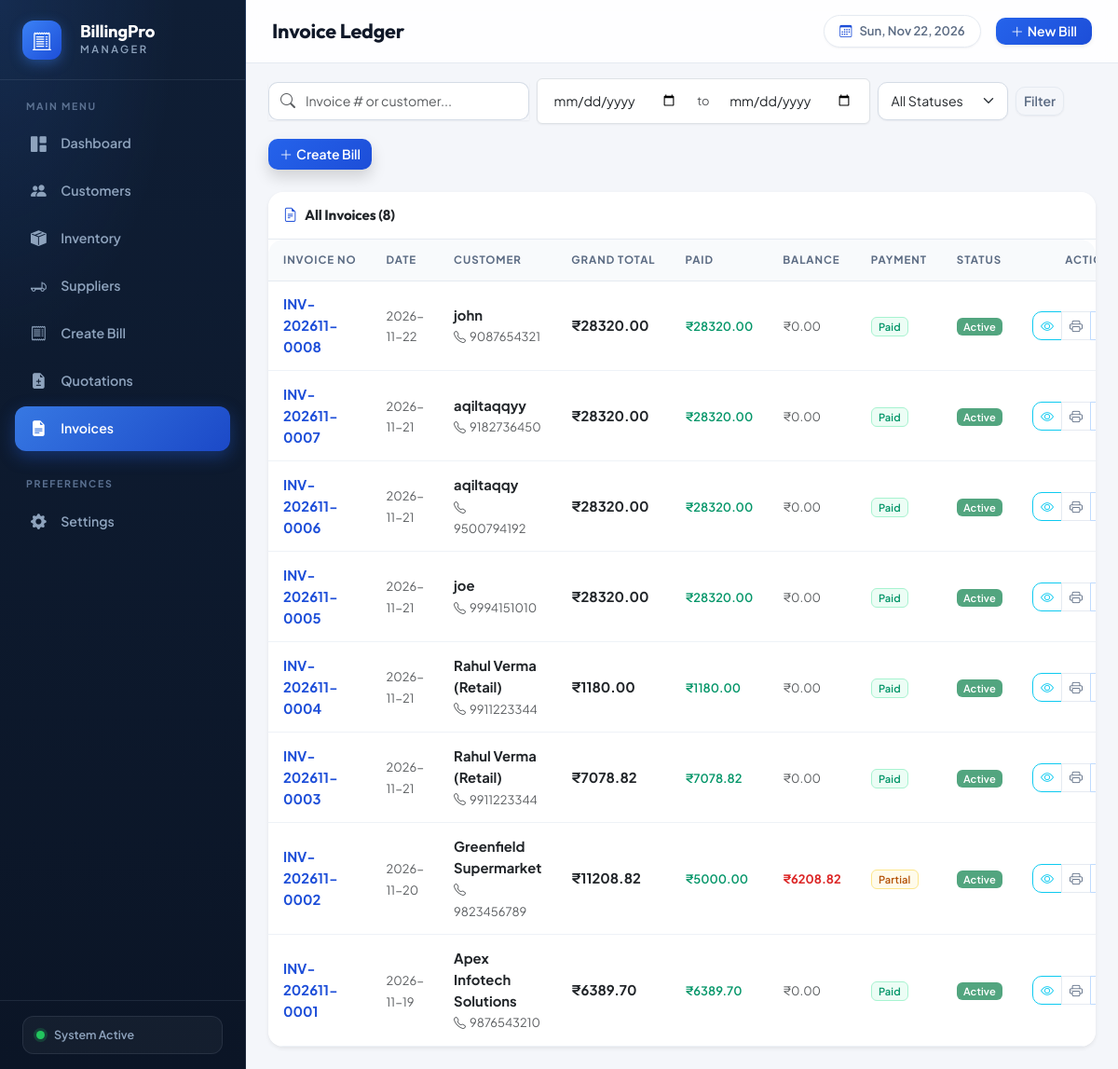
Screenshot of /invoices/ with the database file from the repository.
### tables this page shows
CREATE TABLE invoices (
    id INTEGER PRIMARY KEY AUTOINCREMENT,
    invoice_number TEXT UNIQUE NOT NULL,
    customer_id INTEGER NOT NULL REFERENCES customers(id) ON DELETE RESTRICT,
    invoice_date DATE NOT NULL,
    subtotal REAL NOT NULL DEFAULT 0.0,
    discount_type TEXT DEFAULT 'fixed',
    discount_value REAL NOT NULL DEFAULT 0.0,
    discount_amount REAL NOT NULL DEFAULT 0.0,
    taxable_amount REAL NOT NULL DEFAULT 0.0,
    tax_type TEXT NOT NULL DEFAULT 'intra_state',
    cgst_amount REAL NOT NULL DEFAULT 0.0,
    sgst_amount REAL NOT NULL DEFAULT 0.0,
    igst_amount REAL NOT NULL DEFAULT 0.0,
    total_tax REAL NOT NULL DEFAULT 0.0,
    grand_total REAL NOT NULL DEFAULT 0.0,
    paid_amount REAL NOT NULL DEFAULT 0.0,
    balance_amount REAL NOT NULL DEFAULT 0.0,
    payment_status TEXT NOT NULL DEFAULT 'Unpaid',
    status TEXT NOT NULL DEFAULT 'active',
    notes TEXT,
    created_at TIMESTAMP DEFAULT CURRENT_TIMESTAMP,
    updated_at TIMESTAMP DEFAULT CURRENT_TIMESTAMP
);

CREATE TABLE customers (
    id INTEGER PRIMARY KEY AUTOINCREMENT,
    customer_id TEXT UNIQUE NOT NULL,
    name TEXT NOT NULL,
    phone TEXT NOT NULL,
    email TEXT,
    address TEXT,
    gstin TEXT,
    created_at TIMESTAMP DEFAULT CURRENT_TIMESTAMP,
    updated_at TIMESTAMP DEFAULT CURRENT_TIMESTAMP
);

### routes/invoices.py (the view)
@invoices_bp.route('/', methods=['GET'])
def list_invoices():
    search = request.args.get('search', '').strip()
    start_date = request.args.get('start_date', '').strip()
    end_date = request.args.get('end_date', '').strip()
    status = request.args.get('status', '').strip()
    invoices = InvoiceModel.get_all(
        search_query=search if search else None,
        start_date=start_date if start_date else None,
        end_date=end_date if end_date else None,
        status=status if status else None
    )
    return render_template(
        'invoices.html',
        invoices=invoices,
        search=search,
        start_date=start_date,
        end_date=end_date,
        status=status,
        payment_methods=PaymentModel.PAYMENT_METHODS
    )

### database.py (called while the page is built)
def get_db():
    try:
        if 'db' not in g:
            g.db = sqlite3.connect(Config.DATABASE_PATH)
            g.db.row_factory = sqlite3.Row
            g.db.execute("PRAGMA foreign_keys = ON;")
            g.db.execute("PRAGMA journal_mode = WAL;")
        return g.db
    except RuntimeError:
        return get_standalone_db()

### templates/invoices.html (shortened to what this page needs)
{% extends 'base.html' %}
{% block page_title %}Invoice Ledger{% endblock %}
{% block content %}
<div class="row g-3 mb-4">
    <div class="col-12 d-flex flex-wrap justify-content-between align-items-center gap-3">
        <form method="GET" action="{{ url_for('invoices.list_invoices') }}" class="d-flex flex-wrap align-items-center gap-2 flex-grow-1" style="max-width: 860px;">
            <div class="input-group shadow-xs" style="max-width: 280px;">
                <span class="input-group-text bg-white border-end-0 text-muted"><i class="bi bi-search"></i></span>
                <input type="text" name="search" class="form-control border-start-0 ps-0" placeholder="Invoice # or customer..." value="{{ search }}">
            </div>
            <div class="d-flex align-items-center gap-1 shadow-xs bg-white p-1 rounded-2 border">
                <input type="date" name="start_date" class="form-control form-control-sm border-0" value="{{ start_date }}" title="Start Date">
                <span class="text-muted small px-1">to</span>
                <input type="date" name="end_date" class="form-control form-control-sm border-0" value="{{ end_date }}" title="End Date">
            </div>
            <select name="status" class="form-select form-select-sm shadow-xs" style="max-width: 140px;" onchange="this.form.submit()">
                <option value="">All Statuses</option>
            </select>
            <button type="submit" class="btn btn-sm btn-outline-secondary shadow-xs">Filter</button>
        </form>
        <a href="{{ url_for('billing.create_bill') }}" class="btn btn-primary shadow d-flex align-items-center">
            <i class="bi bi-plus-lg me-1"></i> Create Bill
        </a>
    </div>
</div>
<div class="card border-0 shadow-sm overflow-hidden">
    <div class="card-header bg-white py-3 d-flex justify-content-between align-items-center">
        <h6 class="mb-0 fw-bold text-dark">
            <i class="bi bi-file-earmark-text me-2 text-primary"></i>All Invoices ({{ invoices|length }})
        </h6>
    </div>
    <div class="table-responsive">
        <table class="table table-hover align-middle mb-0">
            <thead>
                <tr>
                    <th>Invoice No</th>
                    <th>Date</th>
                    <th>Customer</th>
                    <th>Grand Total</th>
                    <th>Paid</th>
                    <th>Balance</th>
                    <th>Payment</th>
                    <th>Status</th>
                    <th class="text-end">Actions</th>
                </tr>
            </thead>
            <tbody>
                {% if invoices %}
                    {% for inv in invoices %}
                    <tr class="{% if inv.status == 'cancelled' %}table-light opacity-75{% endif %}">
                        <td>
                            <a href="{{ url_for('invoices.view_invoice', invoice_id=inv.id) }}" class="fw-bold text-primary text-decoration-none">
                                {{ inv.invoice_number }}
                            </a>
                        </td>
                        <td>
                            <span class="small text-muted">{{ inv.invoice_date }}</span>
                        </td>
                        <td>
                            <div class="fw-bold text-dark">{{ inv.customer_name }}</div>
                            <span class="small text-muted"><i class="bi bi-telephone me-1"></i>{{ inv.customer_phone }}</span>
                        </td>
                        <td>
                            <span class="fw-bold text-dark">₹{{ "%.2f"|format(inv.grand_total) }}</span>
                        </td>
                        <td>
                            <span class="text-success small fw-semibold">₹{{ "%.2f"|format(inv.paid_amount) }}</span>
                        </td>
                        <td>
                            {% if inv.balance_amount > 0.01 %}
                                <span class="text-danger fw-bold small">₹{{ "%.2f"|format(inv.balance_amount) }}</span>
                            {% else %}
                                <span class="text-muted small">₹0.00</span>
                            {% endif %}
                        </td>
                        <td>
                            {% if inv.payment_status == 'Paid' %}
                                <span class="badge badge-soft-success">Paid</span>
                            {% elif inv.payment_status == 'Partially Paid' %}
                                <span class="badge badge-soft-warning">Partial</span>
                            {% else %}
                                <span class="badge badge-soft-danger">Unpaid</span>
                            {% endif %}
                        </td>
                        <td>
                            {% if inv.status == 'cancelled' %}
                                <span class="badge bg-danger">Cancelled</span>
                            {% else %}
                                <span class="badge bg-success bg-opacity-75">Active</span>
                            {% endif %}
                        </td>
                        <td class="text-end">
                            <div class="btn-group btn-group-sm">
                                <a href="{{ url_for('invoices.view_invoice', invoice_id=inv.id) }}" class="btn btn-outline-info" title="View Details">
                                    <i class="bi bi-eye"></i>
                                </a>
                                <a href="{{ url_for('invoices.print_pdf', invoice_id=inv.id) }}" target="_blank" class="btn btn-outline-secondary" title="Print Invoice">
                                    <i class="bi bi-printer"></i>
                                </a>
                                <a href="{{ url_for('invoices.download_pdf', invoice_id=inv.id) }}" class="btn btn-outline-primary" title="Download PDF">
                                </a>
                            </div>
                        </td>
                    </tr>
                    {% endfor %}
                {% endif %}
            </tbody>
        </table>
    </div>
</div>
{% endblock %}

### static/css/style.css (style rules this page uses)
:root { --primary: #1d4ed8; --primary-hover: #1e40af; --primary-light: #eff6ff; --primary-border: #bfdbfe; --primary-glow: 0 4px 16px rgba(29, 78, 216, 0.28); --success: #059669; --success-light: #ecfdf5; --success-border: #a7f3d0; --warning: #d97706; --warning-light: #fffbeb; --warning-border: #fde68a; --danger: #dc2626; --danger-light: #fef2f2; --danger-border: #fecaca; --info: #0369a1; --info-light: #f0f9ff; --info-border: #bae6fd; --sidebar-bg: #0b1526; --sidebar-bg-2: #0f1e35; --sidebar-border: rgba(148, 163, 184, 0.14); --sidebar-text: #8ea3bd; --sidebar-text-active: #ffffff; --sidebar-accent: #3b82f6; --body-bg: #f4f6fa; --card-bg: #ffffff; --card-border: #e5eaf1; --text-main: #101828; --text-muted: #5b6b83; --text-subtle: #8aa0b8; --radius-sm: 8px; --radius-md: 12px; --radius-lg: 16px; --radius-xl: 22px; --shadow-xs: 0 1px 2px rgba(16, 24, 40, 0.05); --shadow-sm: 0 1px 3px rgba(16, 24, 40, 0.07), 0 1px 2px rgba(16, 24, 40, 0.05); --shadow-md: 0 4px 14px -2px rgba(16, 24, 40, 0.07), 0 2px 5px -2px rgba(16, 24, 40, 0.05); --shadow-lg: 0 14px 34px -6px rgba(16, 24, 40, 0.12), 0 4px 8px -4px rgba(16, 24, 40, 0.05); --shadow-card-hover: 0 18px 38px -8px rgba(16, 24, 40, 0.14), 0 6px 12px -4px rgba(16, 24, 40, 0.06); --transition: all 0.25s cubic-bezier(0.16, 1, 0.3, 1); }
html { scroll-behavior: smooth; }
body { font-family: 'Plus Jakarta Sans', -apple-system, BlinkMacSystemFont, 'Segoe UI', sans-serif; background: var(--body-bg); color: var(--text-main); font-size: 0.925rem; line-height: 1.55; -webkit-font-smoothing: antialiased; overflow-x: hidden; }
h1, h2, h3, h4, h5, h6, .brand-title, .page-title { font-family: 'Outfit', 'Plus Jakarta Sans', sans-serif; letter-spacing: -0.01em; }
a { color: var(--primary); }
.card { background: var(--card-bg); border: 1px solid var(--card-border); border-radius: var(--radius-lg); }
.card.border-0 { border: 1px solid var(--card-border); }
.card-header { background: transparent; border-bottom: 1px solid var(--card-border); border-radius: var(--radius-lg) var(--radius-lg) 0 0 !important; }
.card-header h6 { font-size: 0.95rem; }
.btn { border-radius: 10px; font-weight: 600; font-size: 0.875rem; transition: var(--transition); }
.btn-primary { background: linear-gradient(135deg, #2563eb 0%, #1d4ed8 100%); border: none; box-shadow: 0 4px 14px rgba(37, 99, 235, 0.3); }
.btn-outline-primary { border-color: var(--primary-border); color: var(--primary); }
.btn-outline-secondary { border-color: var(--card-border); color: var(--text-muted); }
.form-control, .form-select { border-radius: 10px; border: 1px solid #d5dce6; padding: 0.55rem 0.85rem; font-size: 0.885rem; transition: var(--transition); }
.input-group-text { background: var(--body-bg); border-color: #d5dce6; border-radius: 10px 0 0 10px; }
.table { --bs-table-striped-bg: #f8fafc; margin-bottom: 0; }
.table thead th { background: #f8fafc; color: var(--text-muted); font-size: 0.72rem; font-weight: 700; letter-spacing: 0.08em; text-transform: uppercase; padding: 0.8rem 1rem; border-bottom: 1px solid var(--card-border); white-space: nowrap; }
.table tbody td { padding: 0.85rem 1rem; vertical-align: middle; border-color: #eef2f7; color: var(--text-main); }
.table tbody tr { transition: var(--transition); }
.table-responsive { border-radius: inherit; }
.badge { font-weight: 600; letter-spacing: 0.01em; }
.badge-soft-success { background: var(--success-light); color: var(--success); border: 1px solid var(--success-border); }
.badge-soft-warning { background: var(--warning-light); color: #b45309; border: 1px solid var(--warning-border); }
.shadow-xs { box-shadow: var(--shadow-xs) !important; }
.text-primary { color: var(--primary) !important; }
.text-success { color: var(--success) !important; }
.text-danger { color: var(--danger) !important; }
.fw-bold { font-weight: 700 !important; }

### rows the page displays
invoices: invoice_number "INV-202611-0008", invoice_date "2026-11-22", customer_name "john", customer_phone "9087654321", grand_total "28320.00", paid_amount "28320.00", balance_amount "₹0.00", payment_status "Paid", status "Active"
invoices: invoice_number "INV-202611-0007", invoice_date "2026-11-21", customer_name "aqiltaqqyy", customer_phone "9182736450", grand_total "28320.00", paid_amount "28320.00", balance_amount "₹0.00", payment_status "Paid", status "Active"
invoices: invoice_number "INV-202611-0006", invoice_date "2026-11-21", customer_name "aqiltaqqy", customer_phone "9500794192", grand_total "28320.00", paid_amount "28320.00", balance_amount "₹0.00", payment_status "Paid", status "Active"
invoices: invoice_number "INV-202611-0005", invoice_date "2026-11-21", customer_name "joe", customer_phone "9994151010", grand_total "28320.00", paid_amount "28320.00", balance_amount "₹0.00", payment_status "Paid", status "Active"
invoices: invoice_number "INV-202611-0004", invoice_date "2026-11-21", customer_name "Rahul Verma (Retail)", customer_phone "9911223344", grand_total "1180.00", paid_amount "1180.00", balance_amount "₹0.00", payment_status "Paid", status "Active"
invoices: invoice_number "INV-202611-0003", invoice_date "2026-11-21", customer_name "Rahul Verma (Retail)", customer_phone "9911223344", grand_total "7078.82", paid_amount "7078.82", balance_amount "₹0.00", payment_status "Paid", status "Active"
invoices: invoice_number "INV-202611-0002", invoice_date "2026-11-20", customer_name "Greenfield Supermarket", customer_phone "9823456789", grand_total "11208.82", paid_amount "5000.00", balance_amount "6208.82", payment_status "Partial", status "Active"
invoices: invoice_number "INV-202611-0001", invoice_date "2026-11-19", customer_name "Apex Infotech Solutions", customer_phone "9876543210", grand_total "6389.70", paid_amount "6389.70", balance_amount "₹0.00", payment_status "Paid", status "Active"

### other values shown
{{ invoices|length }} "8"
